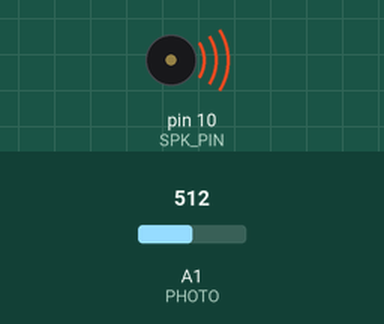
Bench run of a sketch on a simulated Arduino Uno, built with avr-gcc and run on an emulated ATmega328P. On the bench: buzzer (waves = sounding). The inputs (shaded band) are chosen by the test bench; at power-on: A1 (PHOTO) = 512. What the sketch prints to the serial monitor is not drawn.

Above: at 0.1 s.
Timing chart, 0 to 1.6 s (numbered marks = the images above):
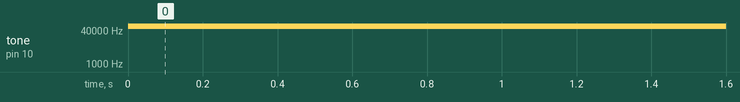

The sketch:

DesmaraisJeremie_Assignment1_code.ino
```cpp
// speaker
#define SPK_PIN 10

// photo Cell
#define PHOTO A1


// The led behind the monitor
#define LED_MNTR_PIN 12

void setup() {

  Serial.begin(9600);


}
void loop() {


  int phUp = analogRead(PHOTO);


  // Mapping the sound from the speaker and the intensity of the LED behind the screen
  // Based on the vibration on the mirror created by the sound (white feedback)
  int soundSpkr = map(phUp, 0, 25, 100, 3000);
  int screenLed = map(phUp, 0, 25, 0, 254);

  Serial.println(screenLed);

    // Turn everything on
    tone(SPK_PIN, soundSpkr);
    digitalWrite(LED_MNTR_PIN, HIGH);

}
```

Measured:
- by itself, tone on pin 10 (SPK_PIN): silent → 59492 Hz at 0.00 s
